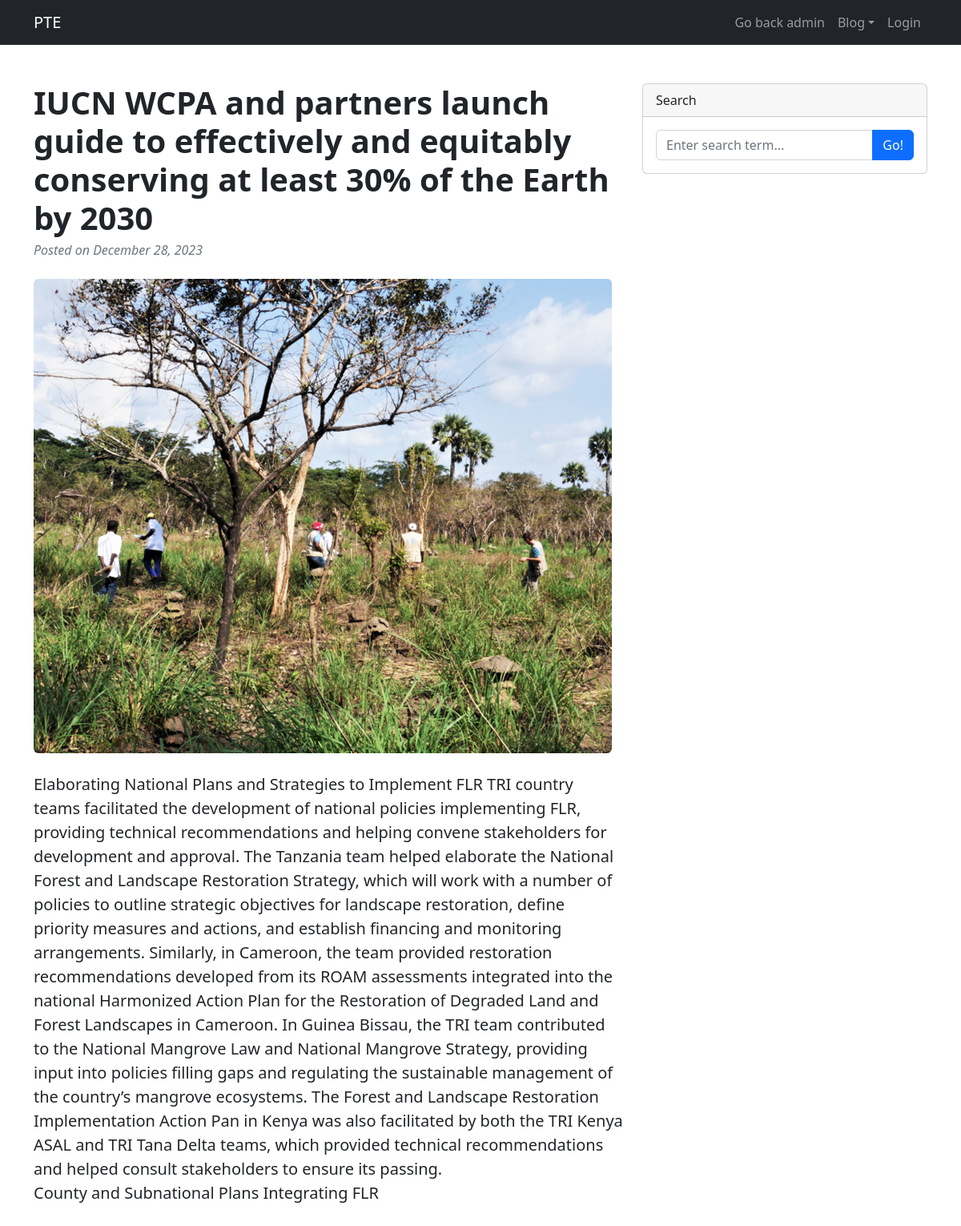
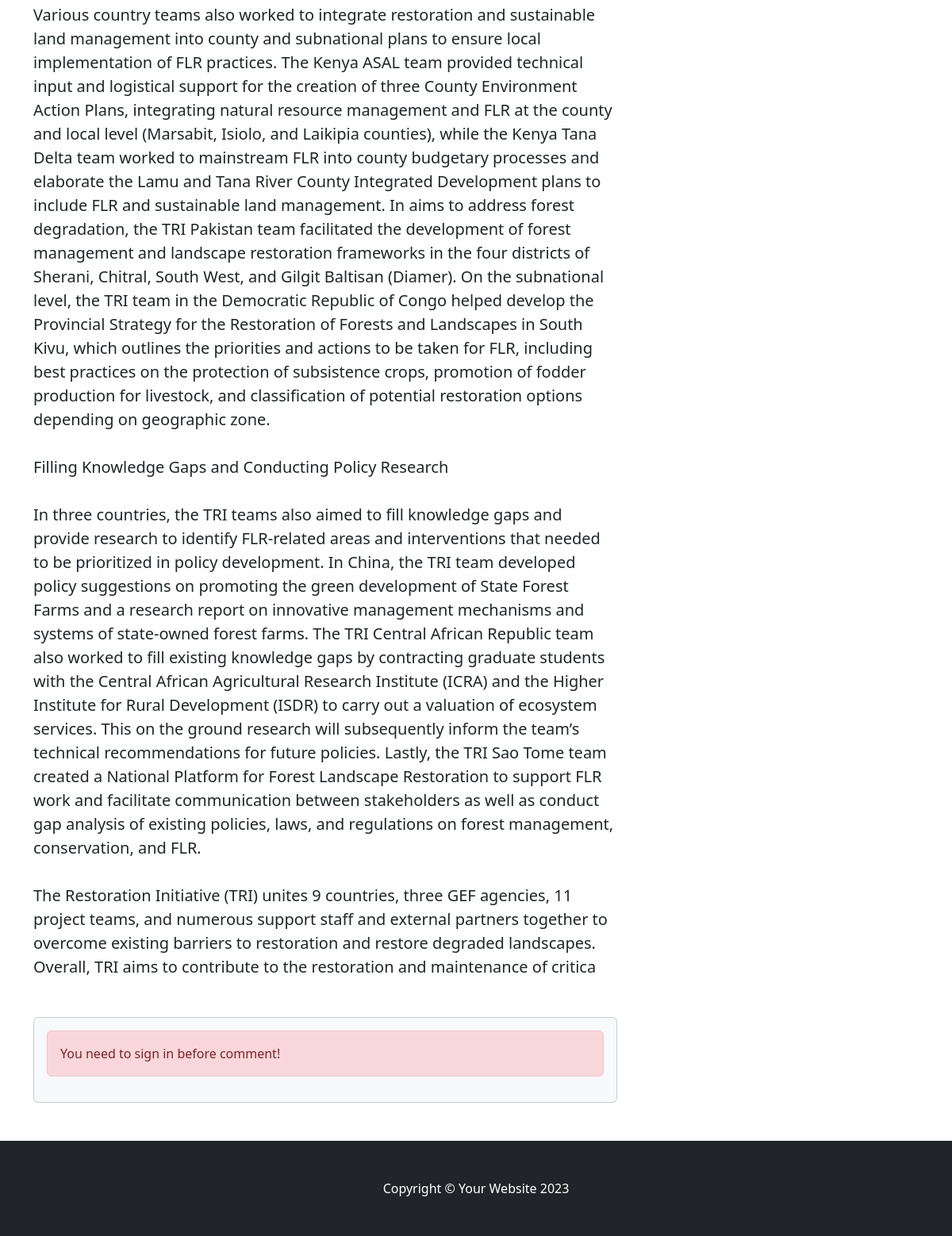
/View/admin/article-view.php?id=13, run on the app's committed database (2 pictures, top to bottom).
### tables this page shows
CREATE TABLE `article` (
  `articleId` int(11) NOT NULL,
  `title` varchar(200) NOT NULL,
  `content` varchar(4000) NOT NULL,
  `userId` int(11) NOT NULL,
  `img` varchar(100) NOT NULL,
  `datePosted` date NOT NULL,
  `approved` int(11) NOT NULL
);

### Model/article.php (called while the page is built, shortened)
<?php
class Article {
    private $db;
    private $title;
    private $content;
    private $img;
    private $datePosted;
    public function __construct(PDO $db) {
        $this->db = $db;
    }
    public function getTitle() {
        return $this->title;
    }
    public function setTitle($title) {
        $this->title = $title;
    }
    public function getImg() {
        return $this->img;
    }
    public function setImg($img) {
        $this->img = $img;
    }
    public function getContent() {
        return $this->content;
    }
    public function setContent($content) {
        $this->content = $content;
    }
    public function getDatePosted() {
        return $this->datePosted;
    }
    public function setDatePosted($datePosted) {
        $this->datePosted = $datePosted;
    }
    public function loadArticle($id,$db) {
        try {
            $sql = "SELECT * FROM article WHERE articleId = :articleID";
            $stmt = $this->db->prepare($sql);
            $stmt->bindParam(':articleID', $id);
            $stmt->execute();
            $rowCount = $stmt->rowCount();
            if ($rowCount > 0) {
                $result = $stmt->fetch(PDO::FETCH_ASSOC);
                $article = new Article($db);
                $article->setTitle($result['title']);
                $article->setImg($result['img']);
                $article->setContent($result['content']);
                $article->setUserId($result['userId']);
                $article->setDatePosted($result['datePosted']);
                $article->setApproved($result['approved']);
                return $article;
            }
            else{
                return [];
            }
        } catch (PDOException $e) {
            die("Error: " . $e->getMessage());
        }
    }
}
?>

### View/admin/article-view.php (the view, shortened to what this page needs)
<?php
    include_once __DIR__ . '/../../Model/database.php';
    include_once __DIR__ . '/../../Model/article.php';
    if(isset($_GET['id'])){
        $db = database::getDB();
        $article = new Article($db);
        $arData = $article->loadArticle($_GET['id'],$db);
        if(!empty($arData)){
            $dateTime = new DateTime($arData->getDatePosted());
            $formattedDate = $dateTime->format("F j, Y");
            $articleContent = $arData->getContent();
            $formattedContent = nl2br(htmlspecialchars($articleContent));
        }
    }
?>
<!DOCTYPE html>
<html lang="en">
<head>
    <link href="../css/style1.css" rel="stylesheet" />
</head>
<body>
    <nav class="navbar navbar-expand-lg navbar-dark bg-dark">
        <div class="container">
            <a class="navbar-brand" href="">PTE</a>
            <div class="collapse navbar-collapse" id="navbarSupportedContent">
                <ul class="navbar-nav ms-auto mb-2 mb-lg-0">
                    <li class="nav-item"><a class="nav-link" href="./index.php">Go back admin</a></li>
                    <li class="nav-item dropdown">
                        <a class="nav-link dropdown-toggle" id="navbarDropdownBlog" href="#" role="button"
                            data-bs-toggle="dropdown" aria-expanded="false">Blog</a>
                    </li>
                    <?php if(isset($_SESSION['userId'])):?>
                    <li class="nav-item dropdown">
                        <a class="nav-link dropdown-toggle" id="navbarDropdown" href="#" role="button"
                            data-bs-toggle="dropdown" aria-expanded="false">
                            <i class="fas fa-user fa-fw"></i>
                        </a>
                        <ul class="dropdown-menu dropdown-menu-end" aria-labelledby="navbarDropdown">
                            <li><a class="dropdown-item" href="../profile-details.php">Profile details</a></li>
                            <li><a class="dropdown-item" href="../change-password.php">Change password</a></li>
                            <li>
                                <hr class="dropdown-divider" />
                            </li>
                            <li><a class="dropdown-item" href="../../Controller/login-action/logout.php">Logout</a>
                            </li>
                        </ul>
                    </li>
                    <?php else:?>
                    <li class="nav-item"><a class="nav-link" href="../login.php">Login</a></li>
                    <?php endif;?>
                </ul>
            </div>
        </div>
    </nav>
    <div class="container mt-5">
        <div class="row">
            <div class="col-lg-8">
                <article>
                    <header class="mb-4">
                        <h1 class="fw-bolder mb-1"><?php echo $arData->getTitle()?></h1>
                        <div class="text-muted fst-italic mb-2">Posted on <?php echo $formattedDate;?></div>
                    </header>
                    <figure class="mb-4"><img class="img-fluid rounded" src="<?php echo $arData->getImg()?>"
                            alt="..." /></figure>
                    <section class="mb-5">
                        <p class="fs-5 mb-4"><?php echo $formattedContent; ?></p>
                    </section>
                </article>
                <section class="mb-5">
                    <div class="card bg-light">
                        <div class="card-body">
                            <?php if(isset($_SESSION['userId'])):?>
                            <form id="comment-submit" action="../View/admin/article-view.php" class="mb-4">
                                <textarea id="comment_text" name="comment_text" class="form-control" rows="3"
                                    placeholder="Join the discussion and leave a comment!"></textarea>
                            </form>
                            <?php else:?>
                            <div class="alert alert-danger"><?php echo "You need to sign in before comment!"?></div>
                            <?php endif;?>
                        </div>
                    </div>
                </section>
            </div>
            <div class="col-lg-4">
                <div class="card mb-4">
                    <div class="card-header">Search</div>
                    <div class="card-body">
                        <div class="input-group">
                            <input class="form-control" type="text" placeholder="Enter search term..."
                                aria-label="Enter search term..." aria-describedby="button-search" />
                            <button class="btn btn-primary" id="button-search" type="button">Go!</button>
                        </div>
                    </div>
                </div>
            </div>
        </div>
    </div>
    <footer class="py-5 bg-dark">
        <div class="container">
            <p class="m-0 text-center text-white">Copyright &copy; Your Website 2023</p>
        </div>
    </footer>
</body>
</html>

### data on the page
article: title "IUCN WCPA and partners launch guide to effectively and equitably conserving at least 30% of the Earth by 2030", datePosted "December 28, 2023", img (picture), content "Elaborating National Plans and Strategies to Implement FLR TRI country teams facilitated the development of national policies implementing FLR, providing technical recommendations and helping convene stakeholders for development and approval. The Tanzania team helped elaborate the National Forest and Landscape Restoration Strategy, which will work with a number of policies to outline strategic objectives for landscape restoration, define priority measures and actions, and establish financing and monitoring arrangements. Similarly, in Cameroon, the team provided restoration recommendations developed from its ROAM assessments integrated into the national Harmonized Action Plan for the…"
